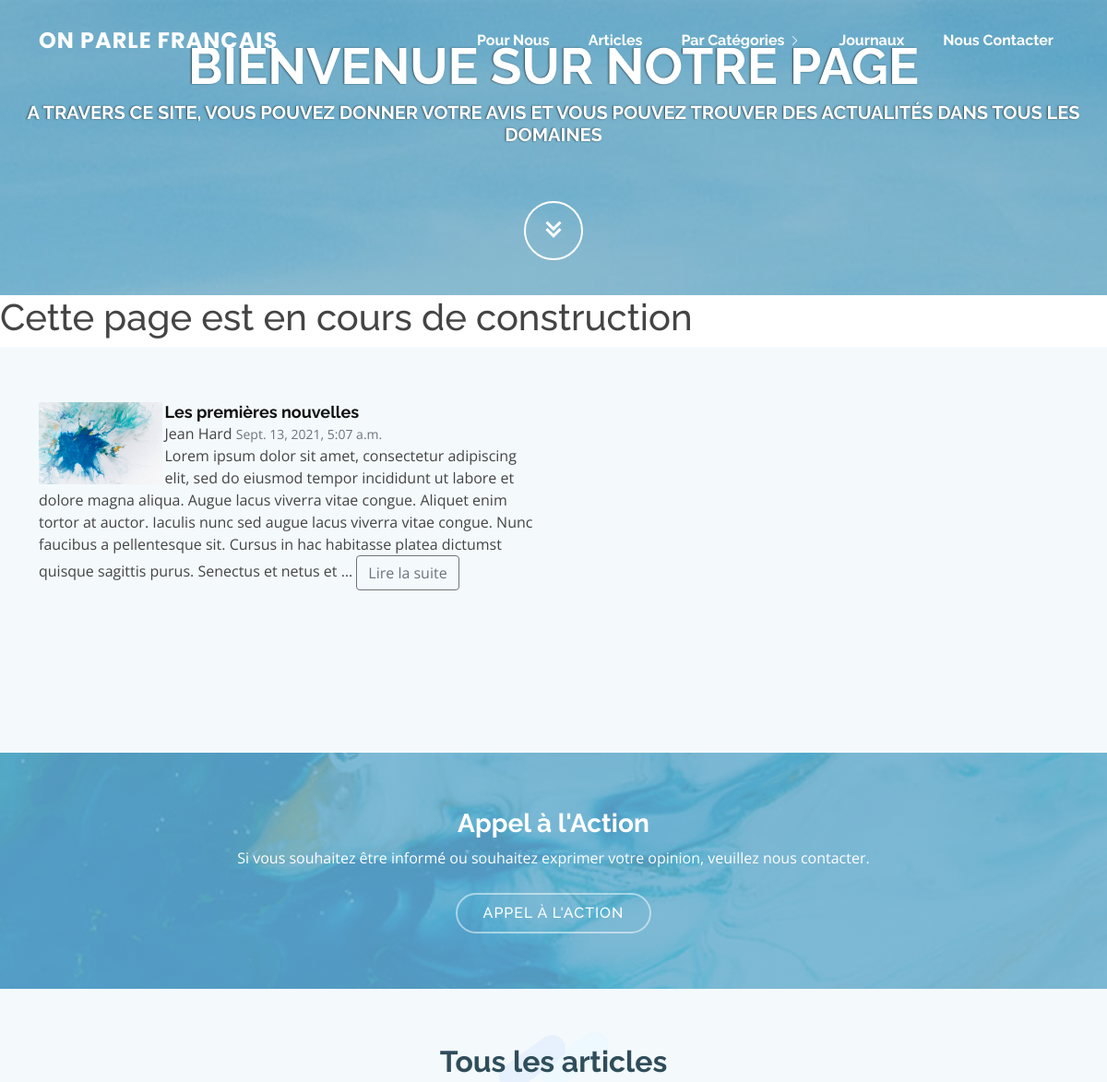
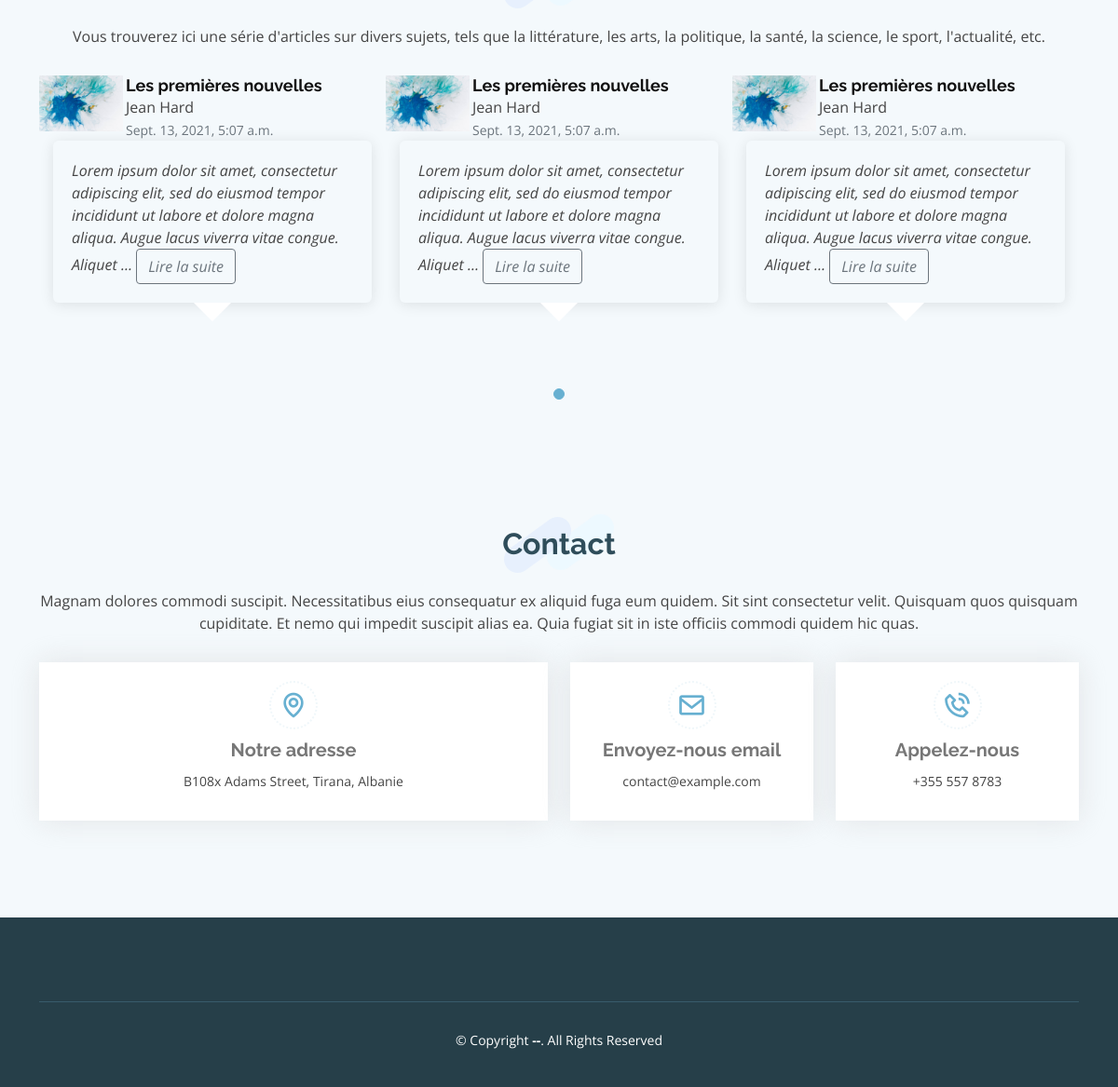
Screenshot of /?category=HL with the database file from the repository (2 pictures, top to bottom).
### articles/models.py (models this page shows, shortened)
class Article(models.Model):
    HEALTH = 'HL'
    ACTUALITY = 'ACT'
    SPORT = 'SP'
    POLITICS = 'POL'
    BUSINESS = 'BNS'
    ENTERTAINMENT = 'ENTM'
    HISTORY = 'HS'
    LITERATURE = 'LTR'
    CATEGORY_ARTICLE_CHOICES = [
        (HEALTH, 'Health'),
        (ACTUALITY, 'Actuality'),
        (SPORT, 'Sport'),
        (POLITICS, 'Politics'),
        (ENTERTAINMENT, 'Entertainment'),
        (HISTORY, 'History'),
        (LITERATURE, 'Literature'),
    ]
    category = models.CharField(
        max_length=4,
        choices=CATEGORY_ARTICLE_CHOICES,
        default=ACTUALITY,
    )
    title = models.CharField(max_length=1024)
    authors = models.CharField(max_length=1024)
    content = models.TextField()
    authors_image = models.ImageField(upload_to='images/', max_length=100, null=True, blank=True)
    content_image = models.ImageField(upload_to='images/', max_length=100, null=True, blank=True)
    created_at = models.DateTimeField(auto_now_add=True)
    slug = models.SlugField(max_length=1024, null=True, blank=True)
    class Meta:
        ordering = ('created_at',)
    @property
    def authors_image_url(self):
        if self.authors_image and hasattr(self.authors_image, 'url'):
            return self.authors_image.url
        else:
            return "/static/img/authors_default_image.jpg"

### articles/views.py (the view)
# urls.py: path('', views.index, name='index'),
def index(request):
    articles = Article.objects.all()
    category = request.GET.get('category')
    if (is_valid_queryparam(category)):
        articles = articles.filter(category__contains=category)
    else:
        articles = articles
    return render(request, 'articles/index.html', {'articles': articles})

### articles/views.py (called while the page is built)
def is_valid_queryparam(param):
    return param != '' and param is not None

### articles/templates/articles/index.html (shortened to what this page needs)
{% extends "articles/base.html" %}
{% load static %}
{% block content %}
<section id="testimonials" class="testimonials section-bg">
    <div class="container">
            <div class="row">
                {% for item in articles %}
                <div class="col-lg-6" data-aos="fade-up" data-aos-delay="100">
                    <div class="testimonial-item">
                        <img src="{{ item.authors_image_url }}" class="testimonial-img" alt="auth-img">
                        <h3>{{ item.title }}</h3>
                        {{ item.authors }}
                        <small class="text-muted">{{item.created_at}}</small>
                        <br>
                                {{ item.content | truncatewords_html:55 }}
                                <a href="{% url 'articles:single_article' item.slug %}" class="btn btn-outline-secondary">Lire la suite</a>
                    </div>
                </div>
                {% endfor %}
            </div>
        </div>
    </section>
<section id="cta" class="cta">
    <div class="container" data-aos="zoom-in">
        <div class="text-center">
            <h3>Appel à l'Action</h3>
            <p>Si vous souhaitez être informé ou souhaitez exprimer votre opinion, veuillez nous contacter.</p>
            <a class="cta-btn" href="#">Appel à l'Action</a>
        </div>
    </div>
</section>
<section id="testimonials" class="testimonials section-bg">
    <div class="container">
        <div class="section-title" data-aos="fade-in" data-aos-delay="100">
            <h2>Tous les articles</h2>
            <p>Vous trouverez ici une série d'articles sur divers sujets, tels que la littérature, les arts, la politique, la santé, la science, le sport, l'actualité, etc.</p>
        </div>
        <div class="testimonials-slider swiper-container" data-aos="fade-up" data-aos-delay="100">
            <div class="swiper-wrapper">
                {% for item in articles %}
                <div class="swiper-slide">
                    <div class="testimonial-item">
                        <img src= " {{ item.authors_image_url }} " class="testimonial-img" alt="content-img">
                        <h3>{{ item.title }}</h3>
                        {{ item.authors }}
                        <br>
                        <small class="text-muted">{{item.created_at}}</small>
                        <p>
                                {{ item.content | truncatewords_html:25 }}
                                <a href="{% url 'articles:single_article' item.slug %}" class="btn btn-outline-secondary">Lire la suite</a>
                        </p>
                    </div>
                </div>
                {% endfor %}
            </div>
            <div class="swiper-pagination"></div>
        </div>
    </div>
</section>
{% endblock content %}

### static/css/style.css (style rules this page uses)
body { font-family: "Open Sans", sans-serif; color: #444444; }
a { text-decoration: none; color: #67b0d1; }
h1, h2, h3, h4, h5, h6 { font-family: "Raleway", sans-serif; }
section { padding: 60px 0; overflow: hidden; }
.section-bg { background-color: #f4f9fc; }
.section-title { text-align: center; padding-bottom: 30px; }
.section-title h2 { font-size: 32px; font-weight: bold; position: relative; margin-bottom: 30px; color: #2f4d5a; z-index: 2; }
.section-title h2::after { content: ""; position: absolute; left: 50%; top: 50%; transform: translate(-50%, -50%); width: 122px; height: 66px; background: url(../img/section-title-bg.png) no-repeat; z-index: -1; }
.section-title p { margin-bottom: 0; }
.cta { background: linear-gradient(rgba(103, 176, 209, 0.8), rgba(103, 176, 209, 0.8)), url("../img/cta-bg.jpg") fixed center center; background-size: cover; padding: 60px 0; }
.cta h3 { color: #fff; font-size: 28px; font-weight: 700; }
.cta p { color: #fff; }
.cta .cta-btn { font-family: "Raleway", sans-serif; text-transform: uppercase; font-weight: 500; font-size: 16px; letter-spacing: 1px; display: inline-block; padding: 8px 28px; border-radius: 25px; transition: 0.5s; margin-top: 10px; border: 2px solid rgba(255, 255, 255, 0.5); color: #fff; }
.testimonials .testimonial-item { box-sizing: content-box; text-align:left; min-height: 320px; }
.testimonials .testimonial-item .testimonial-img { width: 25%; border-radius: 0; float: left; margin: 15px, 5px 0px, 0px; padding-right: 3px; }
.testimonials .testimonial-item h3 { font-size: 18px; font-weight: bold; margin: 0 0 0; color: #111; }
.testimonials .testimonial-item p { font-style: italic; margin: 0 15px 15px 15px; padding: 20px; position: relative; margin-bottom: 35px; border-radius: 6px; box-shadow: 0px 2px 15px rgba(0, 0, 0, 0.1); }
.testimonials .testimonial-item p::after { content: ""; width: 0; height: 0; border-top: 20px solid #fff; border-right: 20px solid transparent; border-left: 20px solid transparent; position: absolute; bottom: -20px; left: calc(50% - 20px); }
.testimonials .swiper-pagination { margin-top: 20px; position: relative; }

### rows the page displays
Article: authors_image_url (picture), title "Les premières nouvelles", authors "Jean Hard", created_at "Sept. 13, 2021, 5:07 a.m.", content "Lorem ipsum dolor sit amet, consectetur adipiscing elit, sed do eiusmod tempor incididunt ut labore et dolore magna aliqua. Augue lacus viverra vitae congue. Aliquet enim tortor at auctor. Iaculis nunc sed augue lacus viverra vitae congue. Nunc faucibus a pellentesque sit. Cursus in hac habitasse platea dictumst quisque sagittis purus. Senectus et netus et …", content "Lorem ipsum dolor sit amet, consectetur adipiscing elit, sed do eiusmod tempor incididunt ut labore et dolore magna aliqua. Augue lacus viverra vitae congue. Aliquet …"
